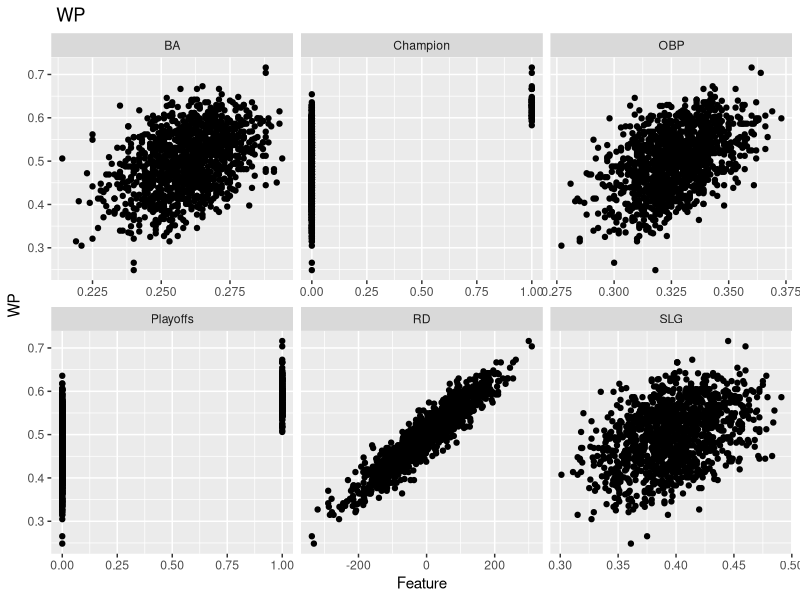
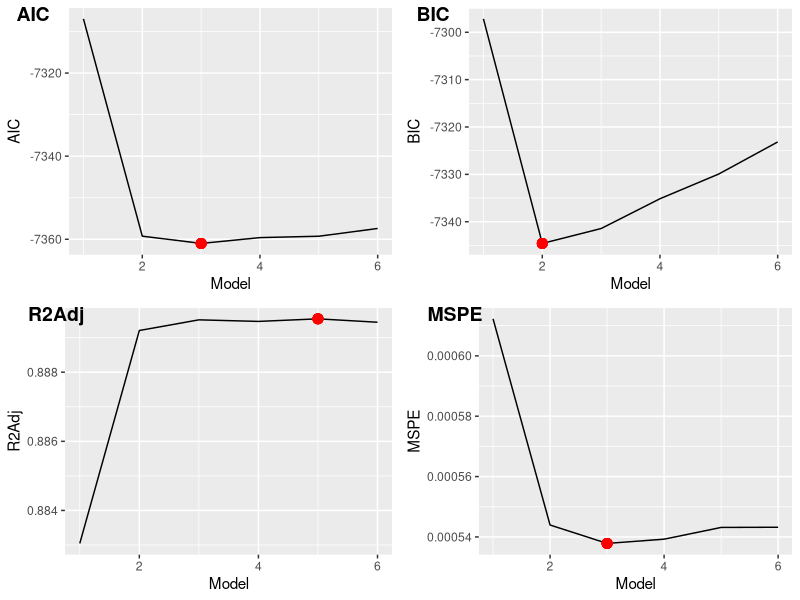

Here is the R script that generated these plots, in order:
## ---- chunk 1
library(tidyverse)
library(caret)
library(corrplot)
library(reshape2)
library(gridExtra)
library(leaps)
library('ggpubr')
library(car)
## ---- chunk 2
df <- read_csv('data/baseball.csv')
head(df)
## ---- chunk 3
# create model to predict WP from OBP
mod <- lm(data=df, WP~OBP)
summary(mod)

# update model to add SLG
mod <- update(mod, . ~ . + SLG)
summary(mod)

# update model to remove OBP
mod <- update(mod, . ~ . - OBP)
summary(mod)
## ---- chunk 4
reg_lm <- regsubsets(data=df, WP ~ .)
rs <- summary(reg_lm)
rs$which
## ---- chunk 5
# function for returning mspe form a regsubset output
mspe_loop <- function(train_set, test_set, regsubset_summary, response) {
    # observed values from test set
    obs <- test_set[[response]]
    # initialize mspe tracking list
    mspe_results <- c()
    loop_size <- dim(regsubset_summary$which)[1]
    for (model in 1:loop_size) {
        # create model
        true_cols <- names(which(regsubset_summary$which[model,]))
        # remove intercept feature
        true_cols <- true_cols[true_cols != '(Intercept)']
        formula <- paste(unlist(true_cols), collapse = '+')
        formula <- paste('~', formula, '')
        formula <- paste(response, formula, '')
        lmod <- lm(data = train_set, as.formula(formula))
        # calculate MSPE
        preds <- lmod %>% predict(test_set)
        mspe <- mean((obs - preds)^2)
        mspe_results <- c(mspe_results, mspe)
    }
    return(mspe_results)
}
## ---- chunk 6
# function for making dataframe long with respect to response variable
create_long_df <- function(df, response) {
    df_long <- pivot_longer(df,
                            cols = names(df %>% select(-all_of(response))),
                            names_to = 'feature_names',
                            values_to = 'feature_values')
    return(df_long)
}
## ---- chunk 7
# create function for faceted plots
plot_long_facets <- function(df_long, subset_type, response) {
    title_text <- paste(subset_type, response)
    ggplot(df_long, aes(x=feature_values, y=!!sym(response))) +
        geom_point() +
        facet_wrap(~ feature_names, scales = 'free_x') +
        ggtitle(title_text) +
        xlab('Feature')
}
## ---- chunk 8
# create function mlr the plotting
plot_mlr <- function(full_set, train_set, test_set, response, subset_type) {
    # faceted plots
    # 1) build long dataframe with respect to variabe
    # 2) create plots
    df_long <- create_long_df(df=full_set, response=response)
    faceted_plots <- plot_long_facets(df_long=df_long,
                                      subset_type=subset_type,
                                      response=response)
    print(faceted_plots)
    
    # regsubsets builds models with forward selection
    formula <- paste(response, '~.', '')
    reg_lm <- regsubsets(data=train_set, as.formula(formula))
    rs <- summary(reg_lm)
    print(rs$which)
    
    # compute dimensions from dataset
    n <- dim(train_set)[1]
    m <- dim(train_set)[2]
    x <- 1:(m-1)

    # compute metrics
    AIC <- 2*(2:m) + n*log(rs$rss/n)
    BIC <- log(n)*(2:m) + n*log(rs$rss/n)
    R2Adj <- rs$adjr2
    mspe <- mspe_loop(train_set=train_set,
                      test_set=test_set,
                      regsubset_summary=rs,
                      response=response)

    # turn metrics into dataframes
    AIC_df <- data.frame(AIC = AIC)
    BIC_df <- data.frame(BIC = BIC)
    R2Adj_df <- data.frame(R2Adj = R2Adj)
    mspe_df <- data.frame(MSPE = mspe)
    
    # AIC Plot
    AIC_plot <- ggplot(data = AIC_df, aes(x=x, y=AIC)) +
        geom_line() +
        geom_point(aes(x=which.min(AIC), y=min(AIC)), color='red', size=3) +
        xlab('Model')

    # BIC Plot
    BIC_plot <- ggplot(data = BIC_df, aes(x=x, y=BIC)) +
        geom_line() +
        geom_point(aes(x=which.min(BIC), y=min(BIC)), color='red', size=3) +
        xlab('Model')

    # Adjusted R2 Plot
    R2Adj_plot <- ggplot(data = R2Adj_df, aes(x=x, y=R2Adj)) +
        geom_line() +
        geom_point(aes(x=which.max(R2Adj), y=max(R2Adj)), color='red', size=3) +
        xlab('Model')

    # MSPE Plot
    MSPE_plot <- ggplot(data = mspe_df, aes(x=x, y=MSPE)) +
        geom_line() +
        geom_point(aes(x=which.min(mspe), y=min(mspe)), color='red', size=3) +
        xlab('Model')
    
    # combine plots
    combined_plot <- ggarrange(AIC_plot, BIC_plot, R2Adj_plot, MSPE_plot,
                           labels = c('AIC', 'BIC', 'R2Adj', 'MSPE'))
    
    print(combined_plot)
}
## ---- chunk 9
set.seed(42)
n = floor(0.8 * nrow(df)) #find the number corresponding to 80% of the data
index = sample(seq_len(nrow(df)), size = n) #randomly sample indicies to be included in the training set
# playoffs
train = df[index, ] #set the training set to be the randomly sampled rows of the dataframe
test = df[-index, ] #set the testing set to be the remaining rows
## ---- chunk 10
plot_mlr(full_set=df,
         train_set=train,
         test_set=test,
         response='WP',
         subset_type='')
## ---- chunk 11
final_lm <- lm(data=df, WP ~ RD + Playoffs + Champion)
summary(final_lm)
## ---- chunk 12
vif(final_lm)
